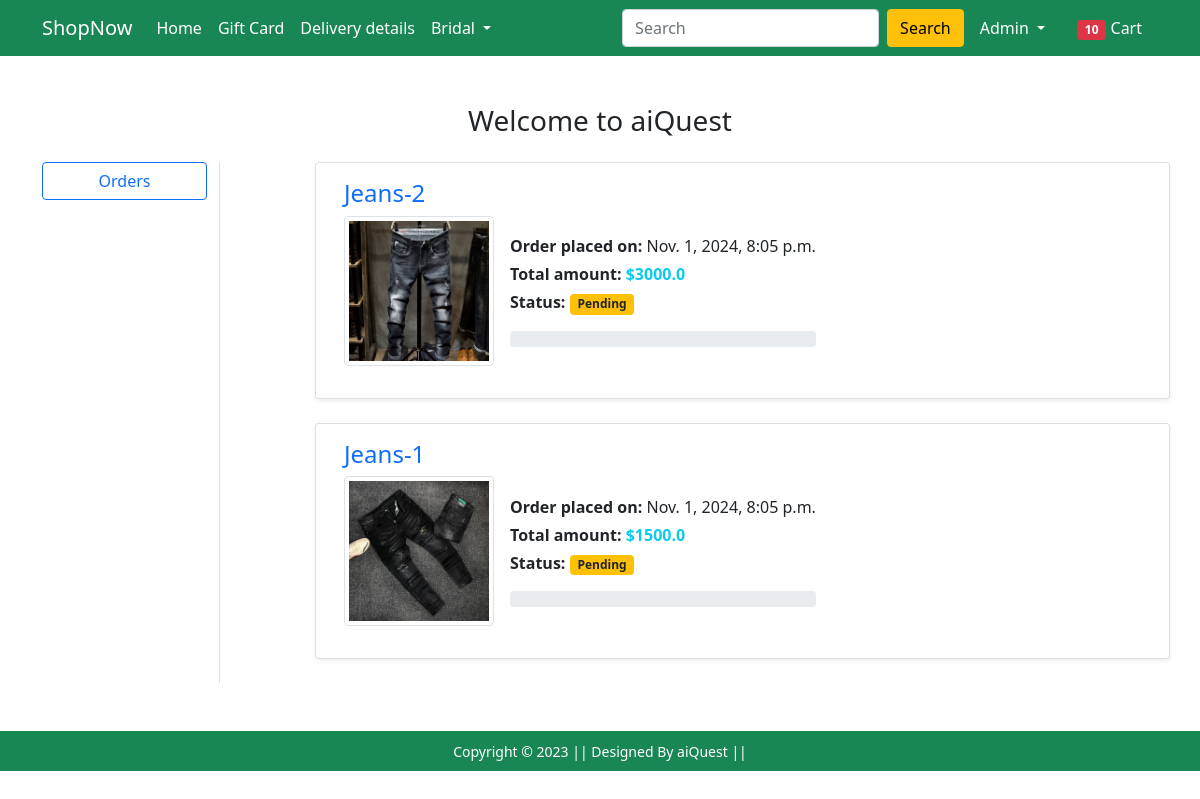
/orders/ (signed in), run on the app's committed database.
### Shop/models.py (models this page shows, shortened)
class OrderPlaced(models.Model):
    user = models.ForeignKey(User, on_delete=models.CASCADE)
    customer = models.ForeignKey(Customer, on_delete=models.CASCADE)
    product = models.ForeignKey(Product, on_delete=models.CASCADE)
    quantity = models.PositiveIntegerField(default=1)
    ordered_date = models.DateTimeField(auto_now_add=True)
    status = models.CharField(max_length=50, choices=STATUS_CHOICE, default='Pending')
    @property
    def total_price(self):
        return self.quantity * self.product.discounted_price
    def get_status_progress(self):
        status_progress = {
            'Accepted': 25,
            'Packed': 50,
            'On the Way': 75,
            'Delivered': 100,
            'Cancel': 0
        }
        return status_progress.get(self.status, 0)

class Product(models.Model):
    title = models.CharField(max_length=100)
    selling_price = models.FloatField()
    discounted_price = models.FloatField()
    description = models.TextField()
    brand = models.CharField(max_length=100)
    category = models.CharField(choices=CATEGORY_CHOICES,max_length=2)
    product_image = models.ImageField(upload_to='productimg')

### Shop/views.py (the view)
# urls.py: path('orders/', views.orders, name='orders'),
def orders(request):
    all_products_user = OrderPlaced.objects.filter(user=request.user)
    return render(request, 'Shop/orders.html' , {"a":all_products_user})

### Shop/templates/Shop/orders.html (shortened to what this page needs)
{% extends 'Shop/base.html' %}
{% load static %}
{% block main-content %}
<div class="container my-5">
    <h3 class="text-center mb-4">Welcome to aiQuest</h3>
    <div class="row">
        <div class="col-sm-2 border-end">
            <ul class="list-unstyled">
                <li class="d-grid mb-3">
                    <a href="{% url 'orders' %}" class="btn btn-outline-primary">Orders</a>
                </li>
            </ul>
        </div>
        <div class="col-sm-9 offset-sm-1">
            <div class="row">
                {% for i in a %}
                <div class="card mb-4 shadow-sm">
                    <div class="card-body">
                        <h4 class="card-title text-primary">{{ i.product.title }}</h4>
                        <div class="d-flex align-items-center mb-3">
                            <img src="{{ i.product.product_image.url }}" width="150px" height="150px" class="img-thumbnail me-3" alt="{{ i.product.title }}">
                            <div>
                                <p class="mb-1"><strong>Order placed on:</strong> {{ i.ordered_date }}</p>
                                <p class="mb-1"><strong>Total amount:</strong> <span class="text-info fw-bold">${{ i.total_price }}</span></p>
                                <p class="mb-1"><strong>Status:</strong> <span class="badge bg-warning text-dark">{{ i.status }}</span></p>
                                <div class="progress mt-3">
                                </div>
                            </div>
                        </div>
                    </div>
                </div>
                {% empty %}
                <p class="text-muted">No orders found.</p>
                {% endfor %}
            </div>
        </div>
    </div>
</div>
{% endblock main-content %}

### Shop/templates/Shop/base.html (shortened to what this page needs)
<!doctype html>
{% load static %}
<html lang="en">
<head>
    <link href="https://cdn.jsdelivr.net/npm/bootstrap@5.0.0-beta1/dist/css/bootstrap.min.css" rel="stylesheet"
>
    <link rel="stylesheet" href="{% static 'Shop/css/owl.carousel.min.css' %}">
    <link rel="stylesheet" href="{% static 'Shop/css/all.min.css' %}">
    <link rel="stylesheet" href="{% static 'Shop/css/style.css' %}">
    <link rel="stylesheet" href="{% static 'Shop/css/order.css' %}">
</head>
<body>
    <nav class="navbar navbar-expand-lg navbar-dark bg-success">
        <div class="container">
            <a class="navbar-brand" href="/">ShopNow</a>
            <div class="collapse navbar-collapse" id="navbarSupportedContent">
                <ul class="navbar-nav me-auto mb-2 mb-lg-0">
                    <li class="nav-item">
                        <a class="nav-link active" aria-current="page" href="/">Home</a>
                    </li>
                    <li class="nav-item">
                        <a class="nav-link active" aria-current="page" href="#">Gift Card</a>
                    </li>
                    <li class="nav-item">
                        <a class="nav-link active" aria-current="page" href="#">Delivery details</a>
                    </li>
                    <li class="nav-item dropdown">
                        <a class="nav-link dropdown-toggle text-white" href="#" id="electronicsDropdown" role="button"
                            data-bs-toggle="dropdown" aria-expanded="false">
                            Bridal
                        </a>
                    </li>
                </ul>
                <form class="d-flex">
                    <input class="form-control me-2" type="search" placeholder="Search" aria-label="Search">
                    <button class="btn btn-warning" type="submit">Search</button>
                </form>
                <div>
                    <ul class="navbar-nav me-auto mb-2 mb-lg-0">
                        {% if request.user.is_authenticated %}
                        <li class="nav-item dropdown mx-2">
                            <a class="nav-link dropdown-toggle text-white" href="#" id="profileDropdown" role="button"
                                data-bs-toggle="dropdown" aria-expanded="false">
                                {{request.user.username|capfirst}}
                            </a>
                        </li>
                        <li class="nav-item mx-2">
                            <a href="{% url 'showcart' %}" class="nav-link text-white"><span
                                    class="badge bg-danger">10</span> Cart </a>
                        </li>
                        {% endif %}
                    </ul>
                </div>
            </div>
        </div>
    </nav>
    {% block main-content %} {% endblock main-content %}
    <footer class="container-fluid bg-success text-center p-2 mt-5">
        <small class="text-white">Copyright &copy; 2023 || Designed By aiQuest || </small>
    </footer>
</body>
</html>

### data on the page
OrderPlaced: product "Jeans-2", product.product_image (picture), ordered_date "Nov. 1, 2024, 8:05 p.m.", total_price "3000.0", status "Pending"
OrderPlaced: product "Jeans-1", product.product_image (picture), ordered_date "Nov. 1, 2024, 8:05 p.m.", total_price "1500.0", status "Pending"

### other printed values
{{ request.user.username|capfirst }} "Admin"
